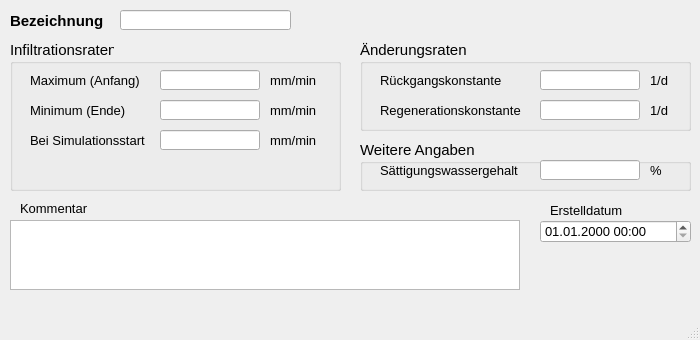
<?xml version="1.0" encoding="UTF-8"?>
<ui version="4.0">
 <class>MainWindow</class>
 <widget class="QMainWindow" name="MainWindow">
  <property name="enabled">
   <bool>true</bool>
  </property>
  <property name="geometry">
   <rect>
    <x>0</x>
    <y>0</y>
    <width>700</width>
    <height>340</height>
   </rect>
  </property>
  <property name="minimumSize">
   <size>
    <width>700</width>
    <height>340</height>
   </size>
  </property>
  <property name="font">
   <font>
    <family>Tahoma</family>
    <pointsize>10</pointsize>
   </font>
  </property>
  <property name="windowTitle">
   <string>Bodenklasse</string>
  </property>
  <widget class="QWidget" name="centralwidget">
   <widget class="QLabel" name="label">
    <property name="geometry">
     <rect>
      <x>10</x>
      <y>10</y>
      <width>101</width>
      <height>21</height>
     </rect>
    </property>
    <property name="font">
     <font>
      <family>Tahoma</family>
      <pointsize>11</pointsize>
      <weight>75</weight>
      <bold>true</bold>
     </font>
    </property>
    <property name="text">
     <string>Bezeichnung</string>
    </property>
   </widget>
   <widget class="QLabel" name="label_14">
    <property name="geometry">
     <rect>
      <x>20</x>
      <y>200</y>
      <width>81</width>
      <height>16</height>
     </rect>
    </property>
    <property name="text">
     <string>Kommentar</string>
    </property>
   </widget>
   <widget class="QLineEdit" name="bknam">
    <property name="geometry">
     <rect>
      <x>120</x>
      <y>10</y>
      <width>171</width>
      <height>20</height>
     </rect>
    </property>
    <property name="toolTip">
     <string>Eindeutige Bezeichnung</string>
    </property>
    <property name="statusTip">
     <string>Eindeutige Bezeichnung</string>
    </property>
   </widget>
   <widget class="QTextEdit" name="kommentar">
    <property name="geometry">
     <rect>
      <x>10</x>
      <y>220</y>
      <width>510</width>
      <height>70</height>
     </rect>
    </property>
    <property name="minimumSize">
     <size>
      <width>510</width>
      <height>70</height>
     </size>
    </property>
    <property name="toolTip">
     <string>&lt;html&gt;&lt;head/&gt;&lt;body&gt;&lt;p&gt;Platz für zusätzliche Kommentare.&lt;/p&gt;&lt;/body&gt;&lt;/html&gt;</string>
    </property>
    <property name="statusTip">
     <string>Platz für zusätzliche Kommentare.</string>
    </property>
   </widget>
   <widget class="QGroupBox" name="groupBox_3">
    <property name="geometry">
     <rect>
      <x>10</x>
      <y>40</y>
      <width>331</width>
      <height>151</height>
     </rect>
    </property>
    <property name="font">
     <font>
      <family>Tahoma</family>
      <pointsize>11</pointsize>
     </font>
    </property>
    <property name="title">
     <string>Infiltrationsraten</string>
    </property>
    <widget class="QLabel" name="label_11">
     <property name="geometry">
      <rect>
       <x>260</x>
       <y>60</y>
       <width>61</width>
       <height>21</height>
      </rect>
     </property>
     <property name="font">
      <font>
       <family>Tahoma</family>
       <pointsize>10</pointsize>
      </font>
     </property>
     <property name="text">
      <string>mm/min</string>
     </property>
    </widget>
    <widget class="QLabel" name="label_10">
     <property name="geometry">
      <rect>
       <x>260</x>
       <y>30</y>
       <width>61</width>
       <height>21</height>
      </rect>
     </property>
     <property name="font">
      <font>
       <family>Tahoma</family>
       <pointsize>10</pointsize>
      </font>
     </property>
     <property name="text">
      <string>mm/min</string>
     </property>
    </widget>
    <widget class="QLabel" name="label_6">
     <property name="geometry">
      <rect>
       <x>20</x>
       <y>90</y>
       <width>121</width>
       <height>21</height>
      </rect>
     </property>
     <property name="font">
      <font>
       <family>Tahoma</family>
       <pointsize>10</pointsize>
      </font>
     </property>
     <property name="text">
      <string>Bei Simulationsstart</string>
     </property>
    </widget>
    <widget class="QLabel" name="label_4">
     <property name="geometry">
      <rect>
       <x>20</x>
       <y>30</y>
       <width>121</width>
       <height>21</height>
      </rect>
     </property>
     <property name="font">
      <font>
       <family>Tahoma</family>
       <pointsize>10</pointsize>
      </font>
     </property>
     <property name="text">
      <string>Maximum (Anfang)</string>
     </property>
    </widget>
    <widget class="QLineEdit" name="infiltrationsratestart">
     <property name="geometry">
      <rect>
       <x>150</x>
       <y>90</y>
       <width>100</width>
       <height>20</height>
      </rect>
     </property>
     <property name="font">
      <font>
       <family>Tahoma</family>
       <pointsize>10</pointsize>
      </font>
     </property>
     <property name="toolTip">
      <string>&lt;html&gt;&lt;head/&gt;&lt;body&gt;&lt;p&gt;Startwert der Infiltrationsrate&lt;/p&gt;&lt;/body&gt;&lt;/html&gt;</string>
     </property>
     <property name="statusTip">
      <string>Startwert der Infiltrationsrate</string>
     </property>
    </widget>
    <widget class="QLabel" name="label_8">
     <property name="geometry">
      <rect>
       <x>260</x>
       <y>90</y>
       <width>61</width>
       <height>21</height>
      </rect>
     </property>
     <property name="font">
      <font>
       <family>Tahoma</family>
       <pointsize>10</pointsize>
      </font>
     </property>
     <property name="text">
      <string>mm/min</string>
     </property>
    </widget>
    <widget class="QLabel" name="label_5">
     <property name="geometry">
      <rect>
       <x>20</x>
       <y>60</y>
       <width>111</width>
       <height>21</height>
      </rect>
     </property>
     <property name="font">
      <font>
       <family>Tahoma</family>
       <pointsize>10</pointsize>
      </font>
     </property>
     <property name="text">
      <string>Minimum (Ende)</string>
     </property>
    </widget>
    <widget class="QLineEdit" name="infiltrationsrateende">
     <property name="geometry">
      <rect>
       <x>150</x>
       <y>60</y>
       <width>100</width>
       <height>20</height>
      </rect>
     </property>
     <property name="font">
      <font>
       <family>Tahoma</family>
       <pointsize>10</pointsize>
      </font>
     </property>
     <property name="toolTip">
      <string>&lt;html&gt;&lt;head/&gt;&lt;body&gt;&lt;p&gt;Endinfiltrationsrate (Infiltrationsrate am Ende der Muldenauffüllphase)&lt;/p&gt;&lt;/body&gt;&lt;/html&gt;</string>
     </property>
     <property name="statusTip">
      <string>Endinfiltrationsrate (Infiltrationsrate am Ende der Muldenauffüllphase)</string>
     </property>
    </widget>
    <widget class="QLineEdit" name="infiltrationsrateanfang">
     <property name="geometry">
      <rect>
       <x>150</x>
       <y>30</y>
       <width>100</width>
       <height>20</height>
      </rect>
     </property>
     <property name="font">
      <font>
       <family>Tahoma</family>
       <pointsize>10</pointsize>
      </font>
     </property>
     <property name="toolTip">
      <string>&lt;html&gt;&lt;head/&gt;&lt;body&gt;&lt;p&gt;Anfangsinfiltrationsrate (Infiltrationsrate am Anfang der Muldenauffüllphase)&lt;/p&gt;&lt;/body&gt;&lt;/html&gt;</string>
     </property>
     <property name="statusTip">
      <string>Anfangsinfiltrationsrate (Infiltrationsrate am Anfang der Muldenauffüllphase)</string>
     </property>
    </widget>
   </widget>
   <widget class="QGroupBox" name="groupBox_4">
    <property name="geometry">
     <rect>
      <x>360</x>
      <y>40</y>
      <width>331</width>
      <height>91</height>
     </rect>
    </property>
    <property name="font">
     <font>
      <family>Tahoma</family>
      <pointsize>11</pointsize>
     </font>
    </property>
    <property name="title">
     <string>Änderungsraten</string>
    </property>
    <widget class="QLabel" name="label_9">
     <property name="geometry">
      <rect>
       <x>290</x>
       <y>30</y>
       <width>41</width>
       <height>21</height>
      </rect>
     </property>
     <property name="font">
      <font>
       <family>Tahoma</family>
       <pointsize>10</pointsize>
      </font>
     </property>
     <property name="text">
      <string>1/d</string>
     </property>
    </widget>
    <widget class="QLabel" name="label_21">
     <property name="geometry">
      <rect>
       <x>20</x>
       <y>60</y>
       <width>150</width>
       <height>21</height>
      </rect>
     </property>
     <property name="font">
      <font>
       <family>Tahoma</family>
       <pointsize>10</pointsize>
      </font>
     </property>
     <property name="text">
      <string>Regenerationskonstante</string>
     </property>
    </widget>
    <widget class="QLabel" name="label_12">
     <property name="geometry">
      <rect>
       <x>290</x>
       <y>60</y>
       <width>41</width>
       <height>21</height>
      </rect>
     </property>
     <property name="font">
      <font>
       <family>Tahoma</family>
       <pointsize>10</pointsize>
      </font>
     </property>
     <property name="text">
      <string>1/d</string>
     </property>
    </widget>
    <widget class="QLabel" name="label_20">
     <property name="geometry">
      <rect>
       <x>20</x>
       <y>30</y>
       <width>140</width>
       <height>21</height>
      </rect>
     </property>
     <property name="font">
      <font>
       <family>Tahoma</family>
       <pointsize>10</pointsize>
      </font>
     </property>
     <property name="text">
      <string>Rückgangskonstante</string>
     </property>
    </widget>
    <widget class="QLineEdit" name="regenerationskonstante">
     <property name="geometry">
      <rect>
       <x>180</x>
       <y>60</y>
       <width>100</width>
       <height>20</height>
      </rect>
     </property>
     <property name="font">
      <font>
       <family>Tahoma</family>
       <pointsize>10</pointsize>
      </font>
     </property>
     <property name="toolTip">
      <string>&lt;html&gt;&lt;head/&gt;&lt;body&gt;&lt;p&gt;Regenerationskonstante&lt;/p&gt;&lt;/body&gt;&lt;/html&gt;</string>
     </property>
     <property name="statusTip">
      <string>Regenerationskonstante</string>
     </property>
    </widget>
    <widget class="QLineEdit" name="rueckgangskonstante">
     <property name="geometry">
      <rect>
       <x>180</x>
       <y>30</y>
       <width>100</width>
       <height>20</height>
      </rect>
     </property>
     <property name="font">
      <font>
       <family>Tahoma</family>
       <pointsize>10</pointsize>
      </font>
     </property>
     <property name="toolTip">
      <string>&lt;html&gt;&lt;head/&gt;&lt;body&gt;&lt;p&gt;Rückgangskonstante&lt;/p&gt;&lt;/body&gt;&lt;/html&gt;</string>
     </property>
     <property name="statusTip">
      <string>Rückgangskonstante</string>
     </property>
    </widget>
   </widget>
   <widget class="QgsDateTimeEdit" name="createdat">
    <property name="geometry">
     <rect>
      <x>540</x>
      <y>220</y>
      <width>151</width>
      <height>23</height>
     </rect>
    </property>
    <property name="font">
     <font>
      <family>Tahoma</family>
      <pointsize>10</pointsize>
     </font>
    </property>
    <property name="currentSection">
     <enum>QDateTimeEdit::DaySection</enum>
    </property>
    <property name="displayFormat">
     <string>dd.MM.yyyy HH:mm</string>
    </property>
   </widget>
   <widget class="QLabel" name="label_70">
    <property name="geometry">
     <rect>
      <x>550</x>
      <y>200</y>
      <width>100</width>
      <height>21</height>
     </rect>
    </property>
    <property name="font">
     <font>
      <family>Tahoma</family>
      <pointsize>10</pointsize>
     </font>
    </property>
    <property name="text">
     <string>Erstelldatum</string>
    </property>
   </widget>
   <widget class="QGroupBox" name="groupBox_5">
    <property name="geometry">
     <rect>
      <x>360</x>
      <y>140</y>
      <width>331</width>
      <height>51</height>
     </rect>
    </property>
    <property name="font">
     <font>
      <family>Tahoma</family>
      <pointsize>11</pointsize>
     </font>
    </property>
    <property name="title">
     <string>Weitere Angaben</string>
    </property>
    <widget class="QLabel" name="label_13">
     <property name="geometry">
      <rect>
       <x>290</x>
       <y>20</y>
       <width>41</width>
       <height>21</height>
      </rect>
     </property>
     <property name="font">
      <font>
       <family>Tahoma</family>
       <pointsize>10</pointsize>
      </font>
     </property>
     <property name="text">
      <string>%</string>
     </property>
    </widget>
    <widget class="QLabel" name="label_22">
     <property name="geometry">
      <rect>
       <x>20</x>
       <y>20</y>
       <width>150</width>
       <height>21</height>
      </rect>
     </property>
     <property name="font">
      <font>
       <family>Tahoma</family>
       <pointsize>10</pointsize>
      </font>
     </property>
     <property name="text">
      <string>Sättigungswassergehalt</string>
     </property>
    </widget>
    <widget class="QLineEdit" name="saettigungswassergehalt">
     <property name="geometry">
      <rect>
       <x>180</x>
       <y>20</y>
       <width>100</width>
       <height>20</height>
      </rect>
     </property>
     <property name="font">
      <font>
       <family>Tahoma</family>
       <pointsize>10</pointsize>
      </font>
     </property>
     <property name="toolTip">
      <string>&lt;html&gt;&lt;head/&gt;&lt;body&gt;&lt;p&gt;Sättigungswassergehalt&lt;/p&gt;&lt;/body&gt;&lt;/html&gt;</string>
     </property>
     <property name="statusTip">
      <string>Sättigungswassergehalt</string>
     </property>
    </widget>
   </widget>
  </widget>
  <widget class="QMenuBar" name="menubar">
   <property name="geometry">
    <rect>
     <x>0</x>
     <y>0</y>
     <width>700</width>
     <height>22</height>
    </rect>
   </property>
  </widget>
  <widget class="QStatusBar" name="statusbar"/>
 </widget>
 <customwidgets>
  <customwidget>
   <class>QgsDateTimeEdit</class>
   <extends>QDateTimeEdit</extends>
   <header>qgsdatetimeedit.h</header>
  </customwidget>
 </customwidgets>
 <tabstops>
  <tabstop>bknam</tabstop>
  <tabstop>infiltrationsrateanfang</tabstop>
  <tabstop>infiltrationsrateende</tabstop>
  <tabstop>infiltrationsratestart</tabstop>
  <tabstop>kommentar</tabstop>
 </tabstops>
 <resources/>
 <connections/>
</ui>
